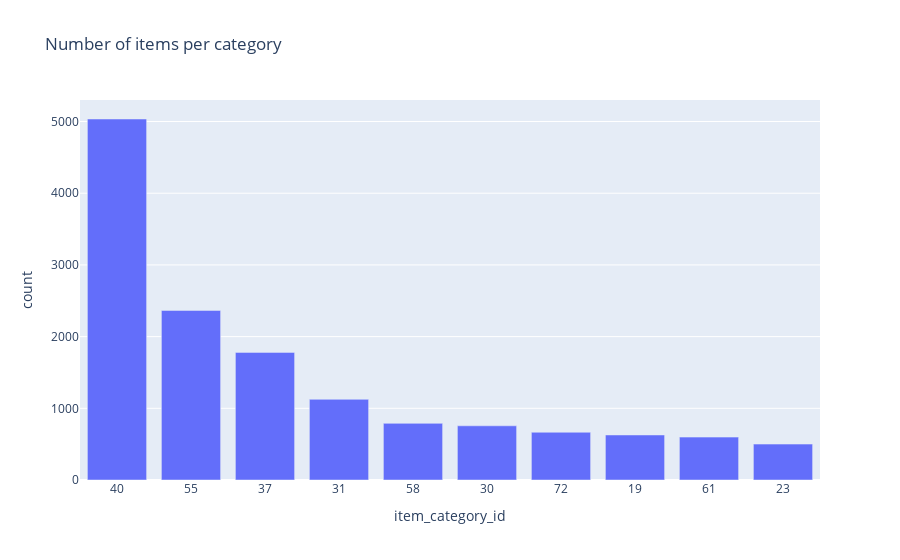

This figure's notebook cell:
### Code cell
# Number of items
group = items.groupby(['item_category_id'])['item_id'].count()
group = group.sort_values(ascending=False)
group = group.iloc[0:10].reset_index()

group.columns = ['item_category_id', 'count']
group['item_category_id'] = group['item_category_id'].astype(str)

fig = px.bar(group, x='item_category_id', y='count', title='Number of items per category')
fig.show()

### Figure 1 — Plotly figure (JSON) as saved in the notebook; plotly's stock layout.template omitted (floating-point values rounded to 4 significant figures)
{"data": [{"alignmentgroup": "True", "hovertemplate": "item_category_id=%{x}<br>count=%{y}<extra></extra>", "legendgroup": "", "marker": {"color": "#636efa"}, "name": "", "offsetgroup": "", "orientation": "v", "showlegend": false, "textposition": "auto", "type": "bar", "x": ["40", "55", "37", "31", "58", "30", "72", "19", "61", "23"], "xaxis": "x", "y": [5035, 2365, 1780, 1125, 790, 756, 666, 628, 598, 501], "yaxis": "y"}], "layout": {"barmode": "relative", "legend": {"tracegroupgap": 0}, "title": {"text": "Number of items per category"}, "xaxis": {"anchor": "y", "domain": [0, 1], "title": {"text": "item_category_id"}}, "yaxis": {"anchor": "x", "domain": [0, 1], "title": {"text": "count"}}}}
